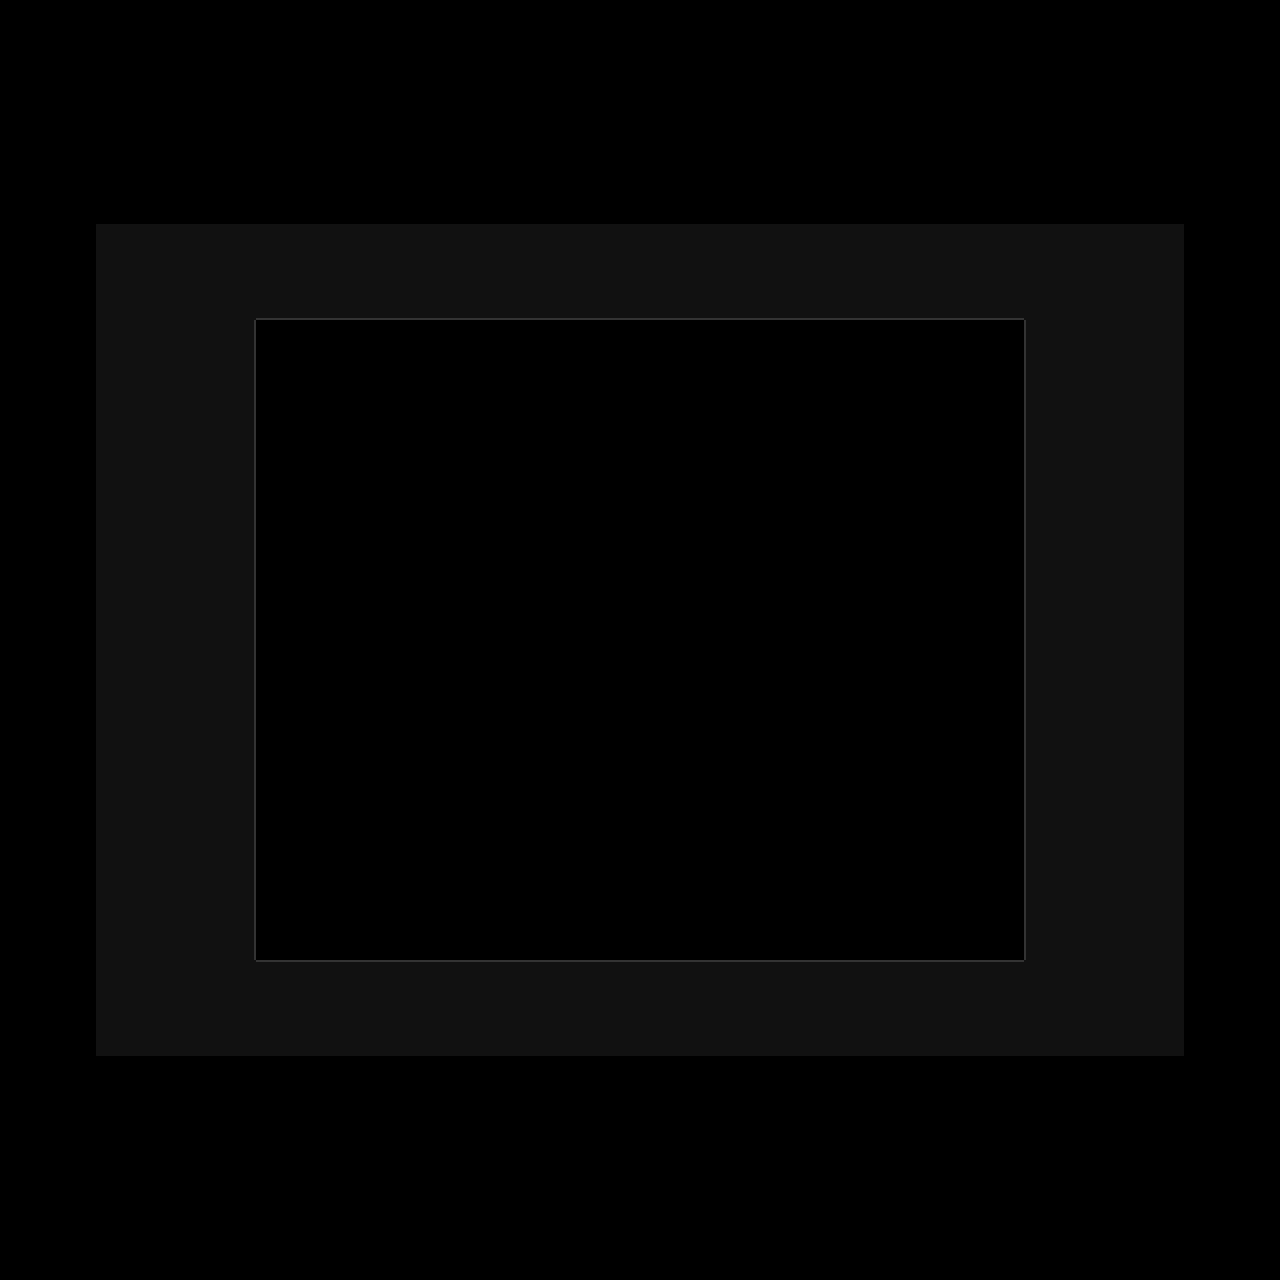

This is a level from a 2D game, rendered from its Tiled map with the project's own tilesets. A one-line summary and the map file follow, with tile-layer data summarised:
An orthogonal 40x40 tile map with 32x32 px tiles, 1 tile layer (Tile Layer 1) and 38 objects (11x EventClone, 6x Timer, 4x Counter, 3x Multitrigger, 2x Game, ...).

<map version="1.2" tiledversion="1.3.1" orientation="orthogonal" renderorder="right-down" compressionlevel="0" width="40" height="40" tilewidth="32" tileheight="32" infinite="0" nextlayerid="4" nextobjectid="58">
 <properties>
  <property name="lives" type="int" value="3" />
 </properties>
 <tileset firstgid="1" source="main.tsx" />
 <layer id="1" name="Tile Layer 1" width="40" height="40">
  <data>[1600 cells, 404 non-empty, 5 distinct tile ids]</data>
 </layer>
 <objectgroup id="2" name="collision-layer">
  <object id="8" x="320" y="960">
   <polyline points="-64,0 704,0 704,-640 -64,-640 -64,0" />
  </object>
 </objectgroup>
 <objectgroup id="3" name="event-layer">
  <object id="2" name="Timer" type="Timer" x="32" y="32" width="32" height="32">
   <properties>
    <property name="interval" type="float" value="0" />
    <property name="triggeredId" value="startTimer" />
    <property name="triggeringId" value="onceAtStart" />
   </properties>
  </object>
  <object id="3" name="Multitrigger" type="Multitrigger" x="96" y="32" width="32" height="32">
   <properties>
    <property name="triggeredId" value="onceAtStart" />
    <property name="triggeringId" value="camera1,ui1,randomizer,eventMove,startTimer,save1" />
   </properties>
  </object>
  <object id="4" name="Camera" type="Camera" x="160" y="32" width="32" height="32">
   <properties>
    <property name="triggeredId" value="camera1" />
    <property name="triggeringId" value="mapCenter" />
   </properties>
  </object>
  <object id="5" name="Dummy" type="Dummy" x="624" y="624" width="32" height="32">
   <properties>
    <property name="sync" value="USER" />
    <property name="triggeredId" value="mapCenter" />
   </properties>
  </object>
  <object id="6" name="UI" type="UI" x="224" y="32" width="32" height="32">
   <properties>
    <property name="lives" type="int" value="3" />
    <property name="tags" value="COLLECT FALLING TARGETS,EMPTY,SCORE,HISCORE,LIVES" />
    <property name="triggeredId" value="ui1" />
   </properties>
  </object>
  <object id="7" name="Start" type="Start" x="624" y="848" width="32" height="32" />
  <object id="9" name="EventClone" type="EventClone" x="288" y="288" width="32" height="32">
   <properties>
    <property name="triggeredId" value="nasu1" />
    <property name="triggeringId" value="target" />
   </properties>
  </object>
  <object id="10" name="Game" type="Game" x="64" y="288" width="32" height="32">
   <properties>
    <property name="score" type="int" value="1" />
    <property name="triggeredId" value="scoreIncr" />
   </properties>
  </object>
  <object id="21" name="Alttrigger" type="Alttrigger" x="288" y="32" width="32" height="32">
   <properties>
    <property name="message" value="random" />
    <property name="triggeredId" value="randomizer" />
    <property name="triggeringId" value="randSpawn" />
   </properties>
  </object>
  <object id="22" name="Condtrigger" type="Condtrigger" x="672" y="160" width="32" height="32">
   <properties>
    <property name="triggeredId" value="randSpawn" />
    <property name="triggeringId" value="nasu1,nasu2,nasu3,nasu4,nasu5,nasu6,nasu7,nasu8,nasu9,nasu10,nasu11" />
   </properties>
  </object>
  <object id="23" name="Timer" type="Timer" x="544" y="160" width="32" height="32">
   <properties>
    <property name="interval" type="float" value="4" />
    <property name="limit" type="int" value="0" />
    <property name="triggeringId" value="nextWave" />
   </properties>
  </object>
  <object id="24" name="Sensor" type="Sensor" x="256" y="1056" width="768" height="32">
   <properties>
    <property name="event" type="bool" value="true" />
    <property name="player" type="bool" value="false" />
    <property name="triggeringId" value="loselife" />
   </properties>
  </object>
  <object id="25" name="Game" type="Game" x="160" y="1056" width="32" height="32">
   <properties>
    <property name="lives" type="int" value="-1" />
    <property name="triggeredId" value="loselife" />
   </properties>
  </object>
  <object id="29" name="Multitrigger" type="Multitrigger" x="608" y="160" width="32" height="32">
   <properties>
    <property name="triggeredId" value="nextWave" />
    <property name="triggeringId" value="randSpawn,extraSpawn1,extraSpawn2,extraSpawn3" />
   </properties>
  </object>
  <object id="30" name="Counter" type="Counter" x="768" y="160" width="32" height="32">
   <properties>
    <property name="count" type="int" value="3" />
    <property name="triggeredId" value="extraSpawn1" />
    <property name="triggeringId" value="extraTimer1" />
   </properties>
  </object>
  <object id="31" name="Timer" type="Timer" x="832" y="160" width="32" height="32">
   <properties>
    <property name="interval" type="float" value="5" />
    <property name="limit" type="int" value="0" />
    <property name="startOn" type="bool" value="false" />
    <property name="triggeredId" value="extraTimer1" />
    <property name="triggeringId" value="randSpawn" />
   </properties>
  </object>
  <object id="32" name="Counter" type="Counter" x="768" y="96" width="32" height="32">
   <properties>
    <property name="count" type="int" value="6" />
    <property name="triggeredId" value="extraSpawn2" />
    <property name="triggeringId" value="extraTimer2" />
   </properties>
  </object>
  <object id="34" name="Timer" type="Timer" x="832" y="96" width="32" height="32">
   <properties>
    <property name="interval" type="float" value="6" />
    <property name="limit" type="int" value="0" />
    <property name="startOn" type="bool" value="false" />
    <property name="triggeredId" value="extraTimer2" />
    <property name="triggeringId" value="randSpawn" />
   </properties>
  </object>
  <object id="35" name="Timer" type="Timer" x="832" y="32" width="32" height="32">
   <properties>
    <property name="interval" type="float" value="7" />
    <property name="limit" type="int" value="0" />
    <property name="startOn" type="bool" value="false" />
    <property name="triggeredId" value="extraTimer3" />
    <property name="triggeringId" value="randSpawn" />
   </properties>
  </object>
  <object id="36" name="Counter" type="Counter" x="768" y="32" width="32" height="32">
   <properties>
    <property name="count" type="int" value="9" />
    <property name="triggeredId" value="extraSpawn3" />
    <property name="triggeringId" value="extraTimer3" />
   </properties>
  </object>
  <object id="37" name="Counter" type="Counter" x="928" y="160" width="32" height="32">
   <properties>
    <property name="count" type="int" value="12" />
    <property name="triggeredId" value="extraSpawn4" />
    <property name="triggeringId" value="extraTimer4" />
   </properties>
  </object>
  <object id="38" name="Timer" type="Timer" x="992" y="160" width="32" height="32">
   <properties>
    <property name="interval" type="float" value="8" />
    <property name="limit" type="int" value="0" />
    <property name="startOn" type="bool" value="false" />
    <property name="triggeredId" value="extraTimer4" />
    <property name="triggeringId" value="randSpawn" />
   </properties>
  </object>
  <object id="39" name="Sensor" type="Sensor" x="192" y="512" width="32" height="32">
   <properties>
    <property name="event" type="bool" value="true" />
    <property name="gravity" type="float" value="0.2" />
    <property name="hbox" type="bool" value="true" />
    <property name="sprite" value="NASU" />
    <property name="synced" type="bool" value="true" />
    <property name="triggeredId" value="target" />
    <property name="triggeringId" value="eventDelete" />
   </properties>
  </object>
  </objectgroup>
</map>
<!-- 14 of 38 objects omitted -->
